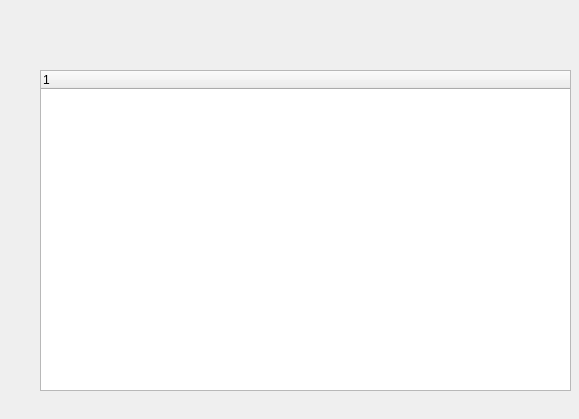
<?xml version="1.0" encoding="UTF-8"?>
<ui version="4.0">
 <class>Widget</class>
 <widget class="QWidget" name="Widget">
  <property name="geometry">
   <rect>
    <x>0</x>
    <y>0</y>
    <width>579</width>
    <height>419</height>
   </rect>
  </property>
  <property name="windowTitle">
   <string>Widget</string>
  </property>
  <widget class="QTreeWidget" name="treeWidget">
   <property name="geometry">
    <rect>
     <x>40</x>
     <y>70</y>
     <width>531</width>
     <height>321</height>
    </rect>
   </property>
   <column>
    <property name="text">
     <string notr="true">1</string>
    </property>
   </column>
  </widget>
 </widget>
 <resources/>
 <connections/>
</ui>
